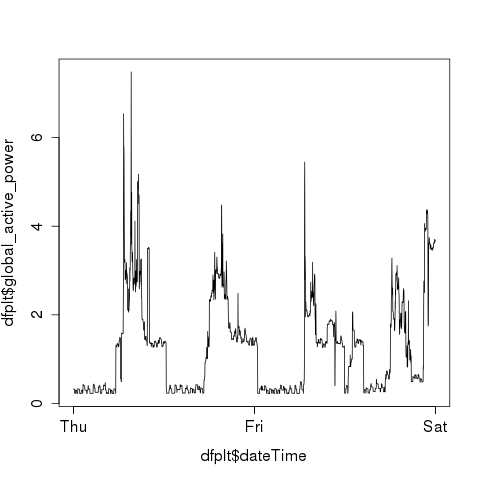

Write R code to recreate this figure.
#plot2 - line
plot(dfplt$dateTime, dfplt$global_active_power, type = 'l')
dev.copy(png, file = "plot2.png", width = 480, height = 480)
dev.off()
